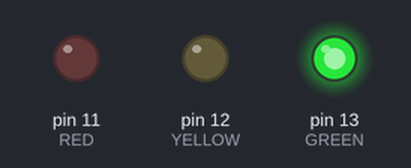
A sketch run on a simulated Arduino Uno, built with avr-gcc and run on an emulated ATmega328P. Shown: output pins drawn as LEDs (lit = HIGH).

Above: at 1.5 s.
At 3.5 s:
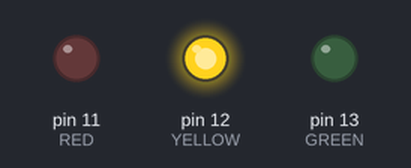
At 5.5 s:
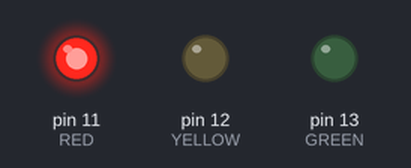
Timing chart, 0 to 9.1 s (numbered marks = the images above):
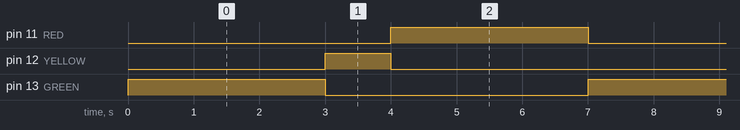

The sketch:

ex02_LedSemaforo.ino
```cpp
#define RED 11
#define YELLOW 12
#define GREEN 13

void setup() {
  pinMode(RED, OUTPUT);
  pinMode(YELLOW, OUTPUT);
  pinMode(GREEN, OUTPUT);
}

void loop() {
  digitalWrite(GREEN, HIGH); // Verde
  delay(3000);

  digitalWrite(GREEN, LOW);
  digitalWrite(YELLOW, HIGH); // Amarelo
  delay(1000);

  digitalWrite(YELLOW, LOW);
  digitalWrite(RED, HIGH); // Vermelho
  delay(3000);

  digitalWrite(RED, LOW);
}
```

Measured:
- by itself, pin 11 (RED), pin 13 (GREEN): alternates HIGH for 3.0 s and LOW for 4.0 s
- by itself, pin 12 (YELLOW): alternates HIGH for 1.0 s and LOW for 6.0 s
- by itself, everything shown: repeats every 7.0 s, in 4 steps
